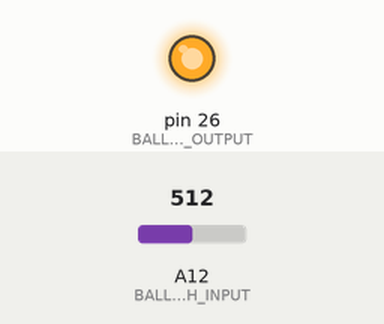
The sketch below on a simulated Arduino Mega 2560, built with avr-gcc and run on an emulated ATmega2560. On the bench: output pins drawn as LEDs (lit = HIGH). The test bench sets the inputs (shaded band); at power-on: A12 (BALL_CATCH_INPUT) = 512. What the sketch prints to the serial monitor is not drawn.

Above: at 0.1 s.
Timing chart, 0 to 1.6 s (numbered marks = the images above):
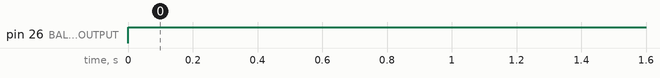

The sketch:

BallSensor_example.ino
```cpp
#include "BallSensor.h"
#define BALL_CATCH_OUTPUT 26

BallSensor BS;

void setup() {
  Serial.begin(9600);
  pinMode(BALL_CATCH_OUTPUT, OUTPUT);
}

void loop() {
  bool bs = false;
  digitalWrite(BALL_CATCH_OUTPUT, 1);
  bs = BS.getHold();
  Serial.print("ボールセンサ: ");  Serial.println(bs);
}
```

BallSensor.cpp
```cpp
#include "BallSensor.h"
#include "Arduino.h"

bool BallSensor::getHold(void) {
  int raw_value = 0;
  bool ball_sensor = false;
  raw_value = analogRead(BALL_CATCH_INPUT);
  //Serial.print("raw_value: ");  Serial.println(raw_value);
  if (raw_value > ball_threshold) {
    ball_sensor = true;
  }
  else {
    ball_sensor = false;
  }
  //Serial.print("ball_sensor: ");  Serial.println(ball_sensor);
  return ball_sensor;
}
```

BallSensor.h
```cpp
#ifndef _BallSensor_h
#define _BallSensor_h

#define BALL_CATCH_INPUT A12
#define eeprom_offset 100
#define ball_threshold 130

class BallSensor {

  public:
    bool getHold();

};

#endif
```

Measured:
- by itself, pin 26 (BALL_CATCH_OUTPUT): LOW → HIGH at 0.00 s
